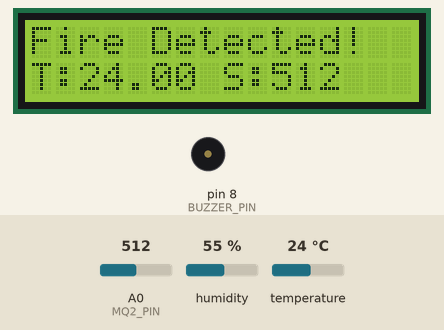
Simulated run of this sketch. Board: Arduino Uno, built with avr-gcc and run on an emulated ATmega328P. Parts: 16×2 character LCD, buzzer (waves = sounding, pin HIGH). The inputs (shaded band) are chosen by the test bench; at power-on: A0 (MQ2_PIN) = 512, temperature 24 °C, humidity 55 %. What the sketch prints to the serial monitor is not drawn.

Above: at 1.2 s.
1.3 s: A0 (MQ2_PIN) set to 317
At 2.5 s:
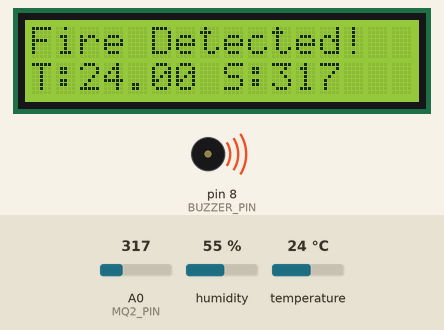
4.1 s: A0 (MQ2_PIN) set to 292
At 5.7 s:
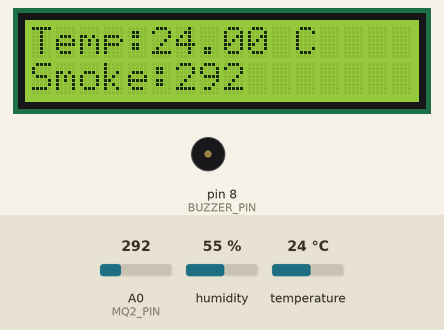
6.9 s: temperature set to 12 °C
At 9.1 s:
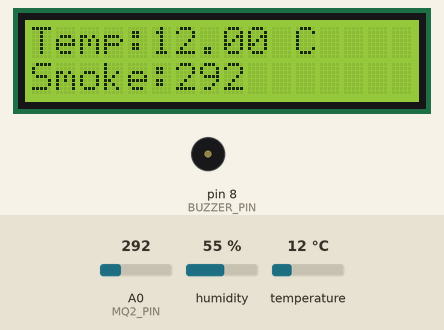
9.8 s: temperature set to 19 °C
At 10.8 s:
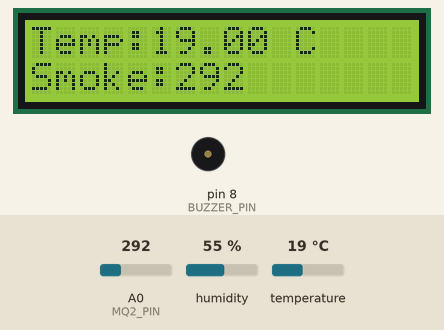
12.6 s: A0 (MQ2_PIN) set to 11
At 14.2 s:
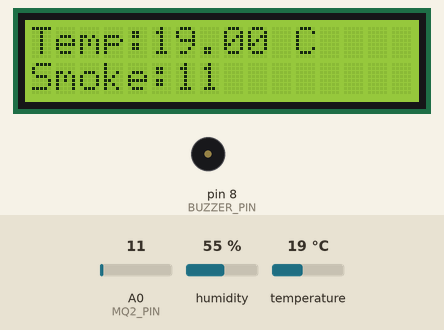
15.4 s: A0 (MQ2_PIN) set to 8
At 17.0 s:
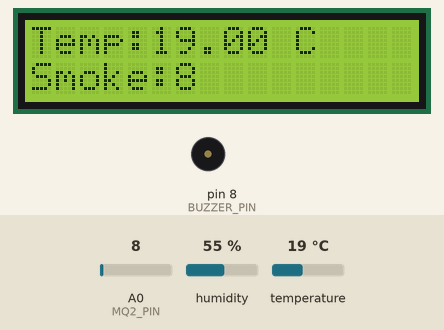
Timing chart, 0 to 18.5 s (numbered marks = the images above; inputs shaded):
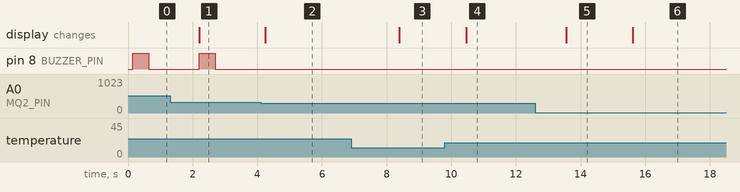

Measured:
- the behaviour switches between 301 and 300 on A0 (MQ2_PIN) (found by bisection; images 1 and 2)
- after the input at 1.3 s, the display: changes after 0.90 s (image 1)
- after the input at 4.1 s, pin 8 (BUZZER_PIN): stops changing and stays LOW; the display: changes after 0.14 s (image 2)
- after the input at 6.9 s, the display: changes after 1.5 s (image 3)
- after the input at 9.8 s, the display: changes after 0.66 s (image 4)
- after the input at 12.6 s, the display: changes after 0.95 s (image 5)
- after the input at 15.4 s, the display: changes after 0.22 s (image 6)

The sketch:

sketch_sep25a.ino
```cpp
#include <Wire.h>
#include <LiquidCrystal_I2C.h>
#include <DHT.h>

// Define the pins for the hardware components
#define DHTPIN 7        // Digital pin for the DHT11 sensor data pin
#define BUZZER_PIN 8    // Digital pin for the buzzer's I/O pin
#define MQ2_PIN A0      // Analog pin for the MQ2 sensor's A0 pin

// Define thresholds for the alarm
// Adjust these values based on your testing and environment
const int TEMP_THRESHOLD = 30;  // Temperature in Celsius
const int SMOKE_THRESHOLD = 300; // Analog smoke value (0-1023)

// Initialize the LCD with its I2C address and dimensions (16 columns, 2 rows).
// A common I2C address is 0x27, but if it doesn't work, try 0x3F.
LiquidCrystal_I2C lcd(0x27, 16, 2);

// Initialize the DHT11 sensor
#define DHTTYPE DHT11
DHT dht(DHTPIN, DHTTYPE);

// A variable to store the state of the alarm
bool alarmActive = false;

void setup() {
  // Start the serial communication for debugging
  Serial.begin(9600);

  // Set up the LCD
  lcd.init();
  lcd.backlight(); // Turn on the backlight
  lcd.clear();
  lcd.print("Fire Detection");
  lcd.setCursor(0, 1);
  lcd.print("System Ready");

  // Initialize the DHT sensor
  dht.begin();

  // Set the buzzer pin as an output
  pinMode(BUZZER_PIN, OUTPUT);
  digitalWrite(BUZZER_PIN, LOW); // Ensure buzzer is off initially
}

void loop() {
  // Read sensor values
  float temperature = dht.readTemperature(); // Read temperature in Celsius
  int smokeValue = analogRead(MQ2_PIN);     // Read smoke level from MQ2

  // Check if sensor readings are valid
  if (isnan(temperature)) {
    Serial.println("Failed to read from DHT sensor!");
    lcd.clear();
    lcd.print("DHT Sensor Error");
    lcd.setCursor(0, 1);
    lcd.print("Check connections");
    delay(2000);
  } else {
    // Check if the alarm conditions are met
    if (temperature > TEMP_THRESHOLD || smokeValue > SMOKE_THRESHOLD) {
      // Alarm condition met
      alarmActive = true;
    } else {
      // Alarm condition not met
      alarmActive = false;
    }

    // Update the display based on the alarm state
    if (alarmActive) {
      // Display the alarm message
      Serial.println("!!! FIRE ALARM !!!");
      lcd.clear();
      lcd.print("Fire Detected!");
      lcd.setCursor(0, 1);
      lcd.print("T:");
      lcd.print(temperature);
      lcd.print(" S:");
      lcd.print(smokeValue);

      // Flash the buzzer on and off to create a pulsing sound
      digitalWrite(BUZZER_PIN, HIGH);
      delay(500);
      digitalWrite(BUZZER_PIN, LOW);
      delay(500);

    } else {
      // Display normal status
      Serial.println("System Normal");
      lcd.clear();
      lcd.print("Temp:");
      lcd.print(temperature);
      lcd.print(" C");
      lcd.setCursor(0, 1);
      lcd.print("Smoke:");
      lcd.print(smokeValue);
      digitalWrite(BUZZER_PIN, LOW); // Keep the buzzer off
    }
  }

  // Delay for a short period before the next loop iteration
  delay(1000);
}
```
